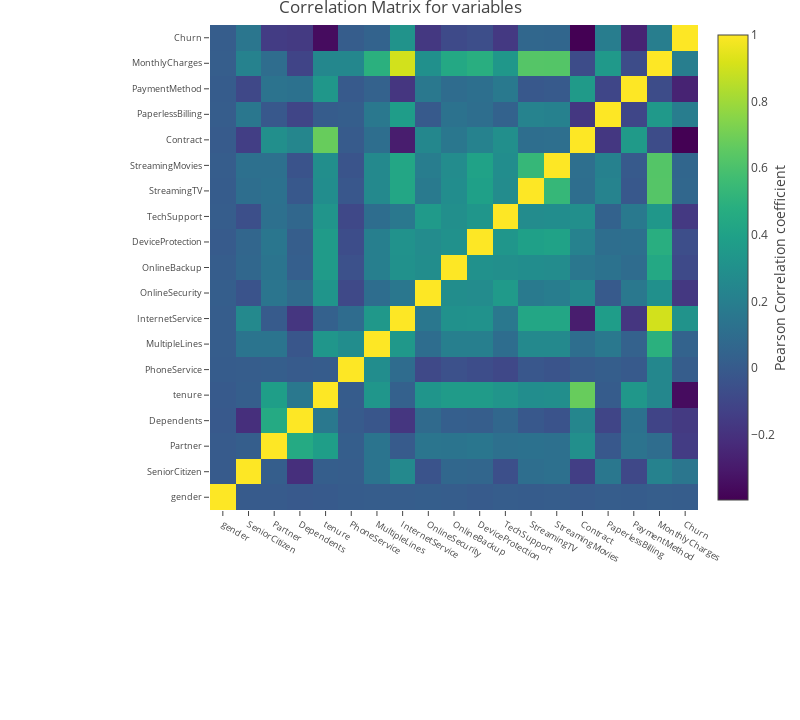

Write notebook code for a chart like this one.
### Code cell
### Pearson Co-relation

#correlation
correlation = dataset.corr()
#tick labels
matrix_cols = correlation.columns.tolist()
#convert to array
corr_array  = np.array(correlation)

#Plotting
trace = go.Heatmap(z = corr_array,
                   x = matrix_cols,
                   y = matrix_cols,
                   colorscale = "Viridis",
                   colorbar   = dict(title = "Pearson Correlation coefficient",
                                     titleside = "right"
                                    ) ,
                  )

layout = go.Layout(dict(title = "Correlation Matrix for variables",
                        autosize = False,
                        height  = 720,
                        width   = 800,
                        margin  = dict(r = 0 ,l = 210,
                                       t = 25,b = 210,
                                      ),
                             yaxis   = dict(tickfont = dict(size = 9)),
                        xaxis   = dict(tickfont = dict(size = 9))
                       )
                  )

data = [trace]
fig = go.Figure(data=data,layout=layout)
py.iplot(fig)

### Figure 1 — Plotly figure (JSON) as saved in the notebook; plotly's stock layout.template omitted (floating-point values rounded to 4 significant figures; data arrays with more than 128 entries replaced by an {"elided": "..."} marker saying what was removed)
{"data": [{"colorbar": {"title": {"side": "right", "text": "Pearson Correlation coefficient"}}, "colorscale": "Viridis", "type": "heatmap", "uid": "37c819f6-331f-4a9b-ac50-67d8eb9c3bfc", "x": ["gender", "SeniorCitizen", "Partner", "Dependents", "tenure", "PhoneService", "MultipleLines", "InternetService", "OnlineSecurity", "OnlineBackup", "DeviceProtection", "TechSupport", "StreamingTV", "StreamingMovies", "Contract", "PaperlessBilling", "PaymentMethod", "MonthlyCharges", "Churn"], "y": ["gender", "SeniorCitizen", "Partner", "Dependents", "tenure", "PhoneService", "MultipleLines", "InternetService", "OnlineSecurity", "OnlineBackup", "DeviceProtection", "TechSupport", "StreamingTV", "StreamingMovies", "Contract", "PaperlessBilling", "PaymentMethod", "MonthlyCharges", "Churn"], "z": {"elided": "19x19 float values"}}], "layout": {"autosize": false, "height": 720, "margin": {"b": 210, "l": 210, "r": 0, "t": 25}, "title": {"text": "Correlation Matrix for variables"}, "width": 800, "xaxis": {"tickfont": {"size": 9}}, "yaxis": {"tickfont": {"size": 9}}}}
